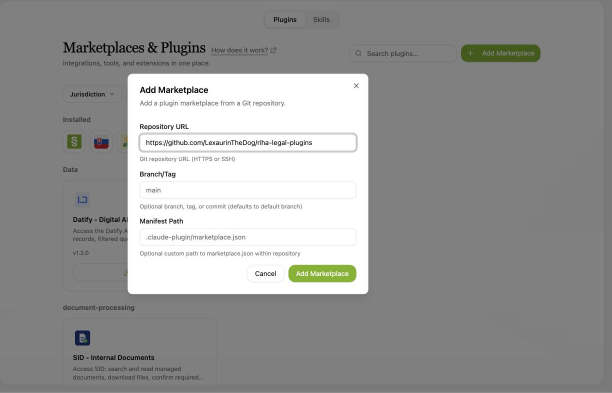
#> input picture promo/shots/01_marketplace.png, 1224 x 786 px (shown at 1/2 size); its folder holds 4 pictures in this run
$ python make_frames.py
#> lines starting #> are read from the running program, lines starting #| are printed output that depends on the picture
"""Snímky promo videa: titulkové karty + screenshoty s titulkem. Výstup frames/NN.png (1920x1080)."""
import glob, os
from PIL import Image, ImageDraw, ImageFont

W, H = 1920, 1080
BG, INK, ACC, MUTED = (20, 33, 48), (244, 240, 230), (201, 164, 92), (160, 172, 186)
GAR = os.path.expanduser("~/Library/Fonts/Garamond.ttc")
SANS = "/System/Library/Fonts/Helvetica.ttc"
f = lambda path, size: ImageFont.truetype(path, size)
HERE = os.path.dirname(os.path.abspath(__file__))


def wrap(d, text, font, width):
    lines, cur = [], ""
    for w in text.split():
        t = (cur + " " + w).strip()
        if d.textlength(t, font=font) <= width:
            cur = t
        else:
            lines.append(cur); cur = w
    return lines + [cur]


def card(title, lines=(), kicker="", foot="", qr=None):
    im = Image.new("RGB", (W, H), BG); d = ImageDraw.Draw(im)
    x, y = 160, 190
    if kicker:
        d.text((x, y), kicker.upper(), font=f(SANS, 30), fill=ACC); y += 70
    for ln in wrap(d, title, f(GAR, 92), W - 2 * x - (520 if qr else 0)):
        d.text((x, y), ln, font=f(GAR, 92), fill=INK); y += 104
    y += 40
    d.line((x, y, x + 180, y), fill=ACC, width=4); y += 60
    for ln in lines:
        for i, part in enumerate(wrap(d, ln, f(SANS, 40), W - 2 * x - (520 if qr else 0))):
            d.text((x, y), part, font=f(SANS, 40), fill=INK if i == 0 and ln[:1].isdigit() else MUTED if not ln[:1].isdigit() else INK); y += 56
        y += 18
    if qr:
        q = Image.open(qr).convert("RGB").resize((420, 420)); im.paste(q, (W - 160 - 420, 300))
    if foot:
        d.text((x, H - 110), foot, font=f(SANS, 28), fill=MUTED)
    return im


def shot(path, caption):
    im = Image.new("RGB", (W, H), BG); d = ImageDraw.Draw(im)
    s = Image.open(path).convert("RGB"); s.thumbnail((W - 160, H - 230))
    im.paste(s, ((W - s.width) // 2, 50))
    d.rectangle((0, H - 150, W, H), fill=(12, 20, 30))
    d.text((80, H - 112), caption, font=f(SANS, 44), fill=INK)
    return im


def page(path, kicker, title, notes):
    """Stránka dokumentu vlevo přes celou výšku, komentář vpravo."""
    im = Image.new("RGB", (W, H), BG); d = ImageDraw.Draw(im)
    p = Image.open(path).convert("RGB"); p.thumbnail((W, H - 60))
    im.paste(p, (80, 30))
    x, y, w = 80 + p.width + 90, 200, W - (80 + p.width + 90) - 90
    d.text((x, y), kicker.upper(), font=f(SANS, 28), fill=ACC); y += 60
    for ln in wrap(d, title, f(GAR, 64), w):
        d.text((x, y), ln, font=f(GAR, 64), fill=INK); y += 74
    y += 30; d.line((x, y, x + 140, y), fill=ACC, width=4); y += 50
    for n in notes:
        for i, ln in enumerate(wrap(d, n, f(SANS, 34), w)):
            d.text((x, y), ln, font=f(SANS, 34), fill=INK if i == 0 else MUTED); y += 46
        y += 22
    return im


FOOT = "JUDr. Vojtěch Říha, Ph.D. · RIHA legal · výstupy AI vždy ověřuje advokát"
REPO = "github.com/LexaurinTheDog/riha-legal-plugins"
def main():
    seq = [
        card("50 oborových právních skillů pro CODEXIS AI",
             ["Rozhodná úprava a příhodná judikatura: postupem, ne naslepo."], kicker="Nové v marketplace", foot=FOOT),
        card("Fulltext najde, co zní podobně. Ne to, co se váže k vašemu paragrafu.",
             ["Obecný AI asistent často cituje judikaturu k dřívější úpravě nebo rozhodnutí, které už překonal velký senát."], kicker="Problém"),
        card("Co skill dělá jinak",
             ["1  Nejdřív rozhodná úprava a znění účinné ke dni události",
              "2  Judikatura navázaná přímo na paragraf: nejrelevantnější i nejnovější",
              "3  Kontrola překonání velkým senátem, stanoviskem nebo plénem ÚS",
              "4  Celý text rozhodnutí: nosné důvody oddělené od rekapitulace"], kicker="Postup"),
    ]
#> in card, `im = Image.new('RGB', (W, H), BG)`:
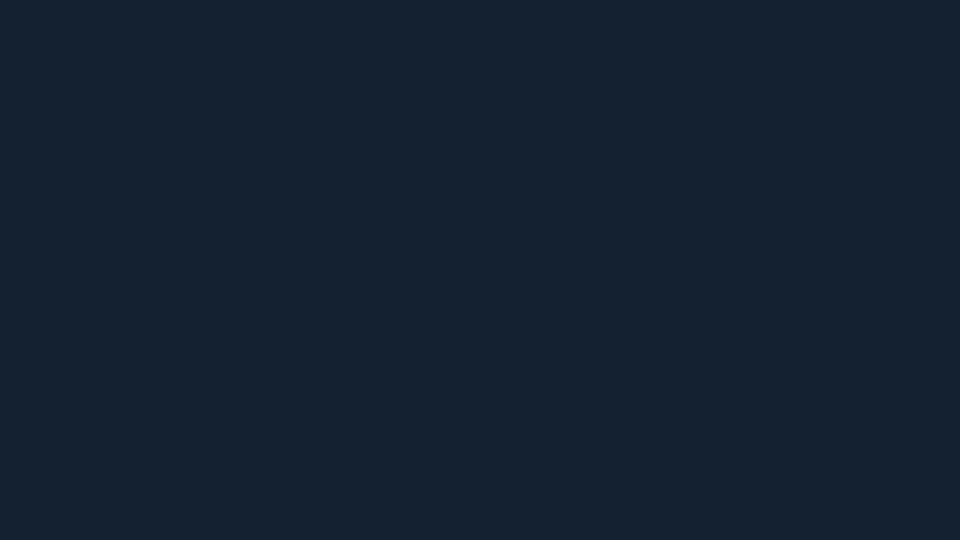
#> im: PIL image 1920x1080 RGB (shown at 1/2 size); mean R, G, B 20, 33, 48
#> in wrap, `lines, cur = [], ""`: cur = ''
#> the loop in card, `for ln in wrap(d, title, f(GAR, 92), W - 2 * x - (520 if qr else 0)):` made 2 passes
#> (ln, y) on passes 1 to 2: ('50 oborových právních skillů pro', 364), ('CODEXIS AI', 468)
#> after the loop in card, `for ln in wrap(d, title, f(GAR, 92), W - 2 * x - (520 if qr else 0)):`: y = 468
#> in card, `y += 40`: y = 508
#> in card, `y += 60`: y = 568
#> the loop in card, `for ln in lines:` made 1 pass
#> y on pass 1: 642
#> after the loop in card, `for ln in lines:`: y = 642
#> the loop in card (call 2), `for ln in wrap(d, title, f(GAR, 92), W - 2 * x - (520 if qr else 0)):` made 3 passes
#> (ln, y) on passes 1 to 3: ('Fulltext najde, co zní podobně. Ne', 364), ('to, co se váže k vašemu', 468), ('paragrafu.', 572)
#> the loop in card (call 2), `for ln in lines:` made 1 pass
#> y on pass 1: 802
    shots = sorted(glob.glob(os.path.join(HERE, "shots", "*.png")))
    caps = {}
    capfile = os.path.join(HERE, "shots", "captions.txt")
    if os.path.exists(capfile):
        for ln in open(capfile, encoding="utf-8"):
            if "|" in ln:
                k, v = ln.rstrip("\n").split("|", 1); caps[k] = v
    seq += [shot(p, caps.get(os.path.basename(p), "")) for p in shots]
#> in shot, s is the input picture: PIL image 1224x786 RGB; mean R, G, B 152, 152.3, 151.5
#> in shot, `im.paste(s, ((W - s.width) // 2, 50))`:
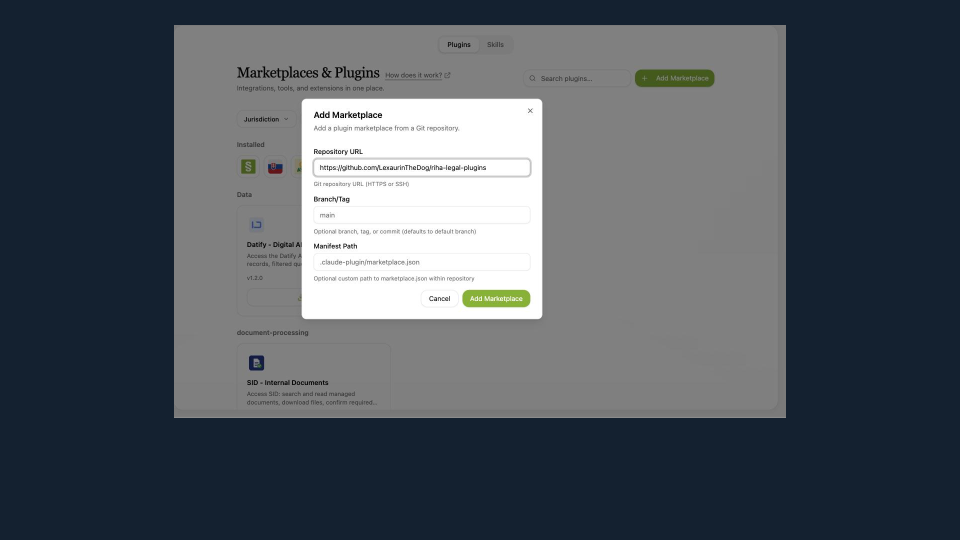
#> im: PIL image 1920x1080 RGB (shown at 1/2 size); mean R, G, B 81.3, 88.4, 96
#> call 2 of shot, with path = 'promo/shots/02_zadani.png', caption = ''
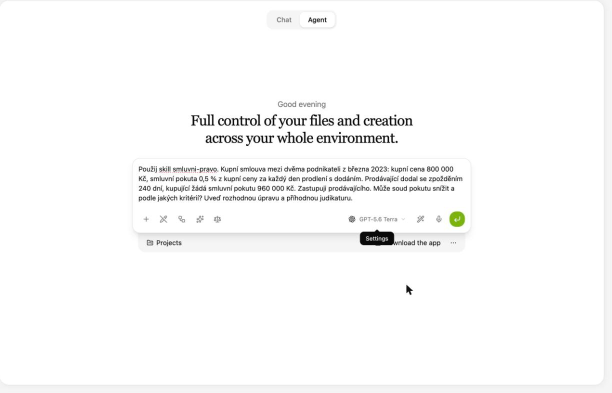
#> input picture promo/shots/02_zadani.png, 1224 x 786 px (shown at 1/2 size)
#> in shot, s is the input picture: PIL image 1224x786 RGB; mean R, G, B 249.8, 249.9, 249.7
#> call 3 of shot, with path = 'promo/shots/03_prubeh.png', caption = ''
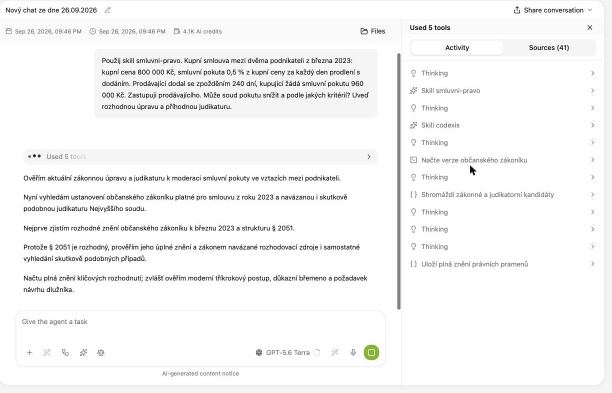
#> input picture promo/shots/03_prubeh.png, 1224 x 786 px (shown at 1/2 size)
#> in shot, s is the input picture: PIL image 1224x786 RGB; mean R, G, B 246, 246.1, 246
#> in shot (call 3), `im.paste(s, ((W - s.width) // 2, 50))`:
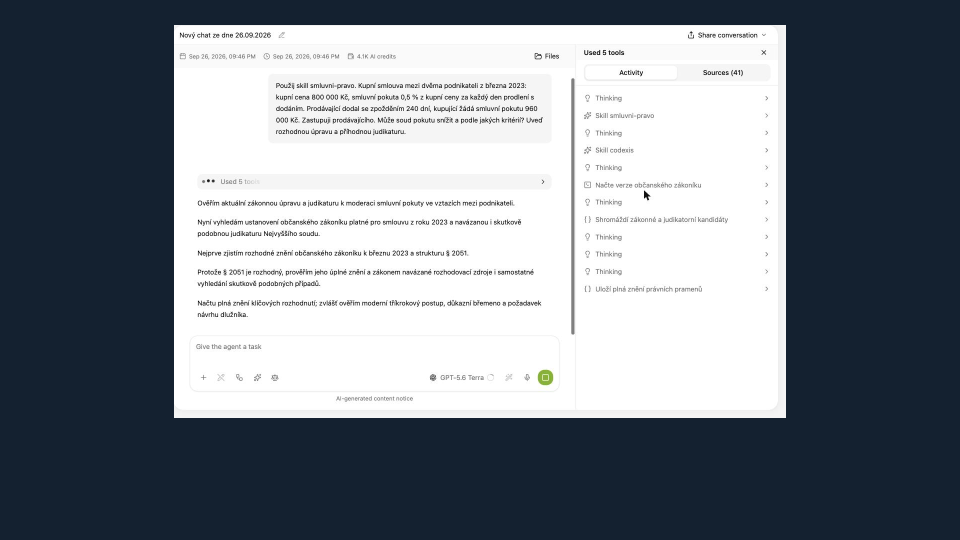
#> im: PIL image 1920x1080 RGB (shown at 1/2 size); mean R, G, B 124.9, 131.9, 139.8
#> call 4 of shot, with path = 'promo/shots/04_vysledek.png', caption = ''
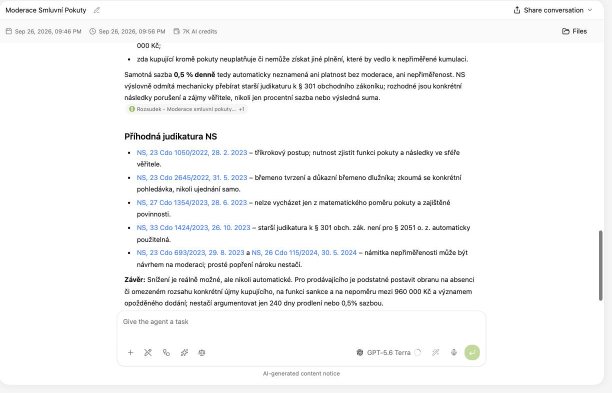
#> input picture promo/shots/04_vysledek.png, 1224 x 786 px (shown at 1/2 size)
#> in shot, s is the input picture: PIL image 1224x786 RGB; mean R, G, B 246.3, 246.6, 246.9
#> in shot (call 4), `im.paste(s, ((W - s.width) // 2, 50))`:
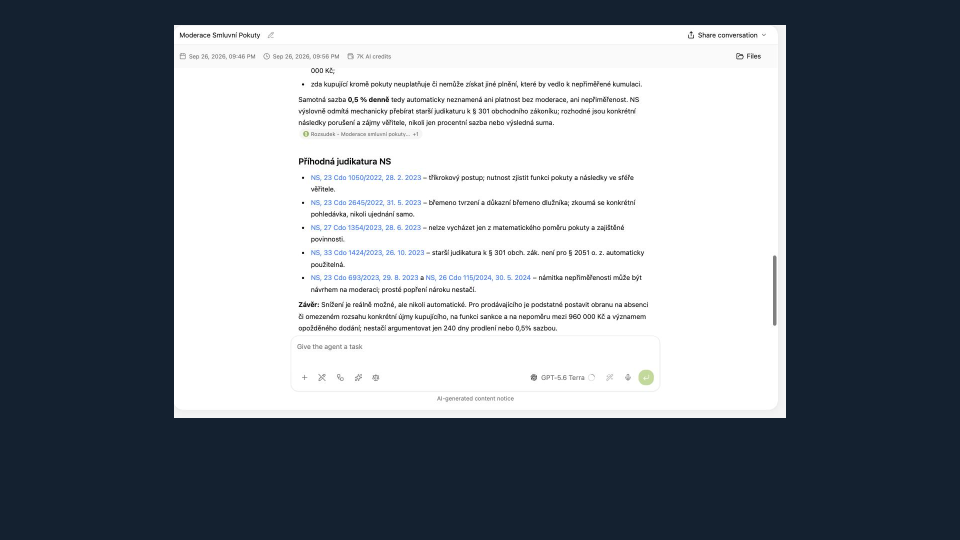
#> im: PIL image 1920x1080 RGB (shown at 1/2 size); mean R, G, B 125, 132.1, 140.3
    seq += [
        card("Otestováno na reálných spisech",
             ["1  Reorganizační plán (§ 348, § 349 IZ): závěr shodný s pozdějším rozhodnutím soudu",
              "2  Přihláška pohledávky: včasnost z doručenky, úrok do dne úpadku, § 178 IZ",
              "3  Moderace smluvní pokuty: odlišení judikatury k § 301 obch. zák. od § 2051 OZ",
              "4  Přestupek podle stavebního zákona: nalezené vady napadeného rozhodnutí"], kicker="Ověření"),
        card("Instalace za půl minuty",
             ["1  Nástroje → Doplňky → Přidat zdroj doplňků",
              "2  URL repozitáře: " + REPO,
              "3  Vybrat obor a nainstalovat"], kicker="Jak začít", qr=os.path.join(HERE, "qr_marketplace.png")),
        card("50 oborů · 7 skupin",
             ["Otevřená licence Apache-2.0", REPO], kicker="riha-legal-plugins", foot=FOOT, qr=os.path.join(HERE, "qr_marketplace.png")),
    ]
    os.makedirs(os.path.join(HERE, "frames"), exist_ok=True)
    for old in glob.glob(os.path.join(HERE, "frames", "*.png")):
        os.remove(old)
    for i, im in enumerate(seq):
        im.save(os.path.join(HERE, "frames", f"{i:02d}.png"))
    print(len(seq), "snímků")


if __name__ == "__main__":
#> (the run stopped early here; a loop or call above may not have finished)
